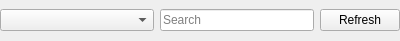
<?xml version="1.0" encoding="UTF-8"?>
<ui version="4.0">
 <class>ImpactComboBox</class>
 <widget class="QWidget" name="ImpactComboBox">
  <property name="geometry">
   <rect>
    <x>0</x>
    <y>0</y>
    <width>400</width>
    <height>41</height>
   </rect>
  </property>
  <property name="sizePolicy">
   <sizepolicy hsizetype="Fixed" vsizetype="Fixed">
    <horstretch>0</horstretch>
    <verstretch>0</verstretch>
   </sizepolicy>
  </property>
  <property name="windowTitle">
   <string>Form</string>
  </property>
  <layout class="QGridLayout" name="gridLayout">
   <property name="leftMargin">
    <number>0</number>
   </property>
   <property name="topMargin">
    <number>0</number>
   </property>
   <property name="rightMargin">
    <number>0</number>
   </property>
   <property name="bottomMargin">
    <number>0</number>
   </property>
   <item row="0" column="0">
    <widget class="QComboBox" name="comboBox"/>
   </item>
   <item row="0" column="2">
    <widget class="QPushButton" name="refreshButton">
     <property name="sizePolicy">
      <sizepolicy hsizetype="Fixed" vsizetype="Fixed">
       <horstretch>0</horstretch>
       <verstretch>0</verstretch>
      </sizepolicy>
     </property>
     <property name="text">
      <string>Refresh</string>
     </property>
    </widget>
   </item>
   <item row="0" column="1">
    <widget class="QLineEdit" name="lineEdit">
     <property name="sizePolicy">
      <sizepolicy hsizetype="Minimum" vsizetype="Fixed">
       <horstretch>0</horstretch>
       <verstretch>0</verstretch>
      </sizepolicy>
     </property>
     <property name="placeholderText">
      <string>Search</string>
     </property>
     <property name="clearButtonEnabled">
      <bool>true</bool>
     </property>
    </widget>
   </item>
  </layout>
 </widget>
 <resources/>
 <connections/>
</ui>
